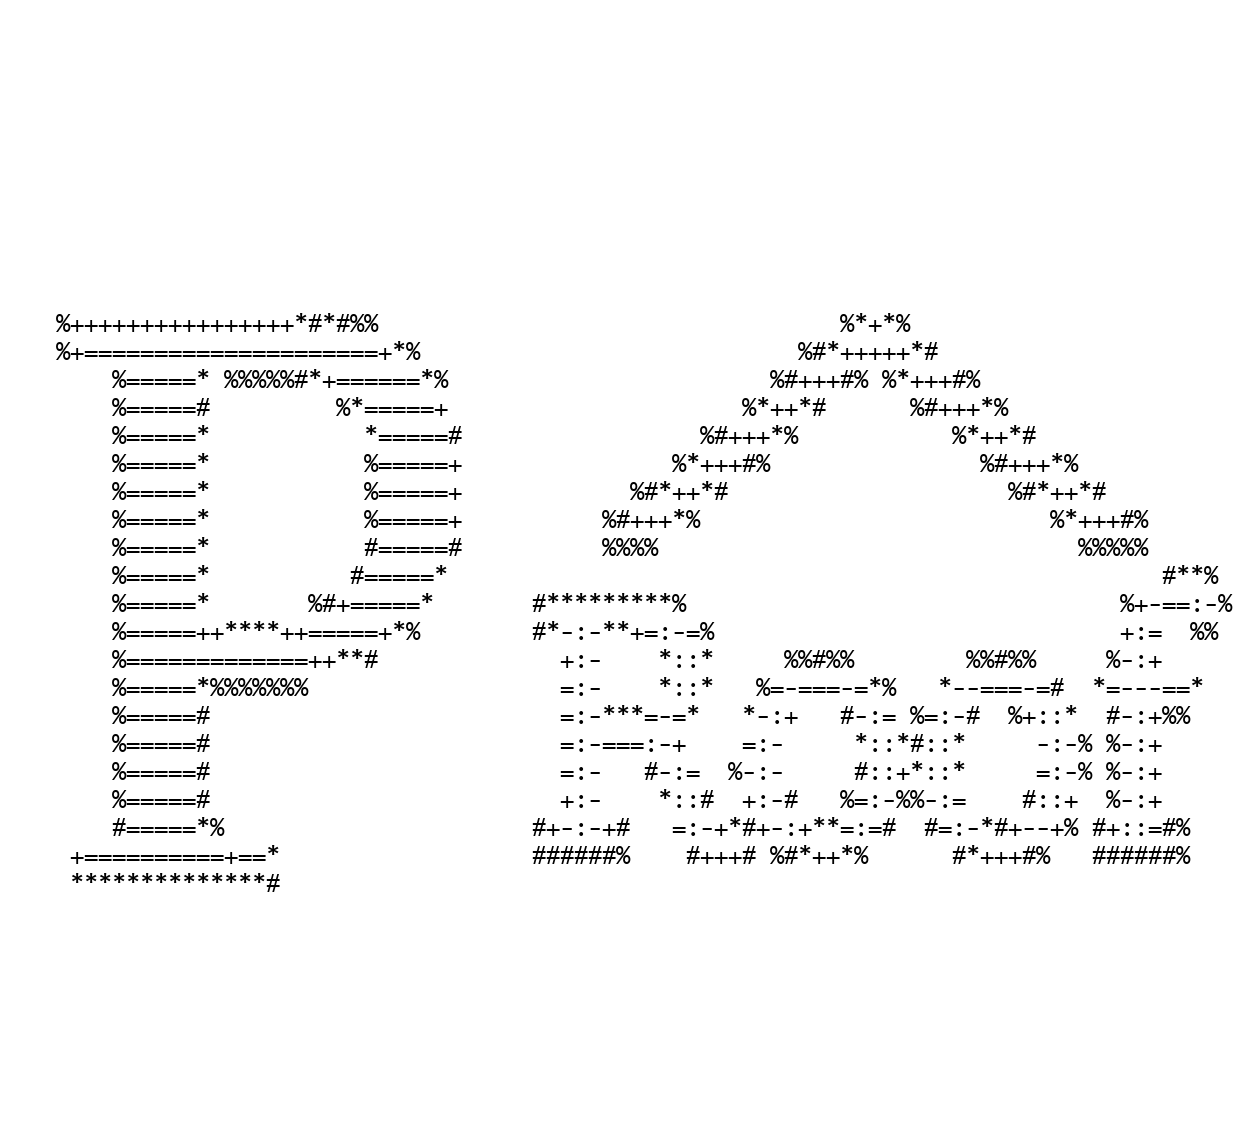

This chart was generated by the following Python code:
from PIL import Image, ImageDraw, ImageFont
import math
import argparse
import logging
import time
import os

logging.basicConfig(format='[%(levelname)s] [%(filename)s:%(lineno)d] %(message)s', level=logging.INFO)

class AsciiArt:
    def __init__(self, scale_ratio_width:float=1.0, scale_ratio_height:float=1.0, max_width:int=90, max_height:int=90, ascii_chars:str=" %#*+=-:"):
        self.ascii_chars = ascii_chars
        self.ascii_art = [] # list of all ascii art strings of rows
        self.scale_ratio_width = scale_ratio_width # width scale ratio
        self.scale_ratio_height = scale_ratio_height # height scale ratio
        logging.info(f'scale_ratio_width = {self.scale_ratio_width}, scale_ratio_height = {self.scale_ratio_height}')
        self.max_width = max_width # max number of ascii characters of each row
        self.max_height = max_height # max number of ascii characters of each column
        logging.info(f'max_height = {self.max_height}, max_width = {self.max_width}')

        return

    def load_and_preprocess_image(self, img_path:str):
        img = Image.open(img_path).convert('L')
        w, h = img.size
        logging.debug(f'w * h = {w} * {h}, max_w * max_h = {self.max_width} * {self.max_height}')
        w, h = round(w * self.scale_ratio_width), round(h * self.scale_ratio_height)
        logging.debug(f'w * h = {w} * {h}, max_w * max_h = {self.max_width} * {self.max_height}')
        w, h = (self.max_width, math.floor(h * self.max_width / w)) if w > self.max_width else (w, h)
        logging.debug(f'w * h = {w} * {h}, max_w * max_h = {self.max_width} * {self.max_height}')
        w, h = (math.floor(w * self.max_height / h), self.max_height) if h > self.max_height else (w, h)
        logging.debug(f'w * h = {w} * {h}, max_w * max_h = {self.max_width} * {self.max_height}')
        img = img.resize((w,h))
        
        return img, w, h

    # map pixel to ascii character
    def pixel_to_char(self, pixel, min_pixel:int, max_pixel:int):
        n = len(self.ascii_chars) - 1
        idx = round(n * (pixel - min_pixel) / (max_pixel - min_pixel))
        return self.ascii_chars[idx]

    # convert image into text of ascii art
    def image_to_ascii(self, img_path:str, outfile:str=None, save_digital_img:bool=None):
        outfile = 'ascii_art.txt' if outfile is None else outfile
        img, width, height = self.load_and_preprocess_image(img_path)
        pixels = img.getdata()
        min_pixel, max_pixel  = min(pixels), max(pixels)
        logging.debug(f'min_pixel = {min_pixel}, max_pixel= {max_pixel}')
        self.ascii_art = []
        self.matrix = []
        for h in range(height):
            art_str = ''
            row = []
            for w in range(width):
                pixel = img.getpixel((w, h))
                row.append(pixel)
                art_str += self.pixel_to_char(pixel, min_pixel, max_pixel)
            self.matrix.append(row)
            self.ascii_art.append(art_str)
        
        self.save_ascii_art(outfile)
        if save_digital_img == True:
            self.save_decimal_digits(outfile+'.mat')
        logging.info(f'outfile = {outfile}')
        return self.ascii_art
    
    # convert image into text of ascii art
    def image_to_ascii_batch(self, indir:str, outdir:str=None):
        outdir = 'ascii_arts' if outdir is None else outdir
        images = os.listdir(indir)
        images.sort()
        images = [os.path.join(indir, image) for image in images]
        os.makedirs(outdir, exist_ok=True)
        for image in images:
            path = os.path.join(outdir, image.split('/')[-1] + '.txt')
            self.image_to_ascii(image, path) 
            # pic_path = os.path.join(outdir_png, image.split('/')[-1] + '.png')
            # self.ascii_art_to_image(pic_path)
        logging.info(f'outdir = {outdir}')
        return outdir
    
    # save ascill art as a text file
    def save_ascii_art(self, outfile:str):
        logging.info(f'save ascii art to {outfile}')
        with open(outfile, 'w') as f:
            for art_str in self.ascii_art:
                f.write(art_str + '\n')
        return
    
    # save image as decimal digits text file
    def save_decimal_digits(self, outfile:str):
        logging.info(f'save digital matrix to {outfile}')
        max_pixels = max([max(row) for row in self.matrix])
        decimal_digits = math.ceil(math.log10(max_pixels))
        logging.debug(f'max_pixels = {max_pixels}, decimal_digits = {decimal_digits}')
        with open(outfile, 'w') as f:
            for row in self.matrix:
                f.write(' '.join([str(e).rjust(decimal_digits,' ') for e in row]) + '\n')
        return

    
    # draw ascii art by print each row ascii art string every 'speed' seconds
    def draw_ascii_art(self, speed:float=0.0):
        for art_str in self.ascii_art:
            print(art_str)
            time.sleep(speed)
        return
    
    # load ascill art from text file
    def load_ascii_art(self, infile:str):
        with open(infile) as f:
            self.ascii_art = f.readlines()
        return
    
    # convert ascii art text into image
    def ascii_art_to_image(self, outfile:str=None, font_size:int = 24, 
                            text_color=(0, 0, 0),
                            bgc=(255, 255, 255), # background color
                            line_spacing=1.2):
        outfile = 'ascii_art.png' if outfile is None else outfile
        # get font
        font = ImageFont.truetype("./fonts/Monaco.ttf", font_size)
        logging.debug(f'font = {font}')

        max_line = max(self.ascii_art, key=len) # line with max length
        logging.debug(f'max_line = {max_line}, {type(max_line)}')

        bbox = font.getbbox(max_line) # bounding box of given text
        logging.debug(f'bbox = {bbox}')
        
        char_width, char_height = bbox[2], bbox[3]
        # image size
        width = int(char_width)
        height_step = int(char_height * line_spacing)
        height = int(len(self.ascii_art) * height_step)
        
        canvas = Image.new("RGB", (width, height), bgc)
        draw = ImageDraw.Draw(canvas)
        y = 0
        for line in self.ascii_art:
            draw.text((0, y), line, fill=text_color, font=font)
            y += height_step

        canvas.save(outfile)  # save it as picture
        logging.info(f'outfile = {outfile}')
        return outfile
    
    # convert batch of ascii art texts into batch of images
    def ascii_art_to_image_batch(self, indir:str, outdir:str=None, font_size:int = 24, 
                            text_color=(0, 0, 0),
                            bgc=(255, 255, 255), # background color
                            line_spacing=1.2):
        outdir = 'ascii_art_png' if outdir is None else outdir
        ascii_arts = os.listdir(indir)
        ascii_arts.sort()
        ascii_arts = [os.path.join(indir, ascii_art) for ascii_art in ascii_arts]
        os.makedirs(outdir, exist_ok=True)
        for ascii_art in ascii_arts:
            self.load_ascii_art(ascii_art)
            path = os.path.join(outdir, ascii_art.split('/')[-1] + '.png')
            self.ascii_art_to_image(path, font_size, text_color, bgc, line_spacing)
        logging.info(f'outdir = {outdir}')
        return outdir

if __name__ == '__main__':
    parser = argparse.ArgumentParser(description='Convert a picture into ASCII art')
    subparsers = parser.add_subparsers(dest="command", title="available commands", metavar="command")
    parser_img2txt = subparsers.add_parser("img2txt", help="convert a picture into ascii art text", description="convert a picture into ascii art text")
    parser_img2txt.add_argument('--infile', type=str, help='path of your image', required=True)
    parser_img2txt.add_argument('--outfile', type=str, default=None, help='outoput file')
    parser_img2txt.add_argument('--speed', type=float, default=0.0, help='speed of drawing ascii art')
    
    parser_txt2img = subparsers.add_parser("txt2img", help="convert a ascii art txt into a picture", description="convert a ascii art txt into a picture")
    parser_txt2img.add_argument('--infile', type=str, help='path of your ascii art', required=True)
    parser_txt2img.add_argument('--outfile', type=str, default=None, help='outoput picture')

    parser_imgs2imgs = subparsers.add_parser("imgs2imgs", help="convert a batch of images into a batch of ascii-art images in ASCII art form")
    parser_imgs2imgs.add_argument('--indir', type=str, help='directory of the original images', required=True)
    parser_imgs2imgs.add_argument('--outdir', type=str, default=None, help='output directory')

    args = parser.parse_args()

    if not hasattr(args, "command") or args.command is None:
        parser.print_help()
    if args.command == 'img2txt':
        logging.basicConfig(level=logging.DEBUG) 
        logging.debug(f'infile = {args.infile}, outfile = {args.outfile}')
        art = AsciiArt(scale_ratio_width = 1.8)
        art.image_to_ascii(args.infile, args.outfile) 
        art.draw_ascii_art(speed=args.speed)
        art.ascii_art_to_image('ascii_art.png')
    elif args.command == 'txt2img':
        art = AsciiArt(scale_ratio_width = 1.8)
        art.load_ascii_art(args.infile)
        art.ascii_art_to_image(args.outfile)
    elif args.command == 'imgs2imgs':
        art = AsciiArt(scale_ratio_width = 1.8, max_width=240, ascii_chars=" %#*+=-:,.&$!^abcdfghjpqrstuvwxwzmn")
        ascii_txt_dir = 'ascii_txt'
        art.image_to_ascii_batch(args.indir, ascii_txt_dir)
        art.ascii_art_to_image_batch(ascii_txt_dir, args.outdir)